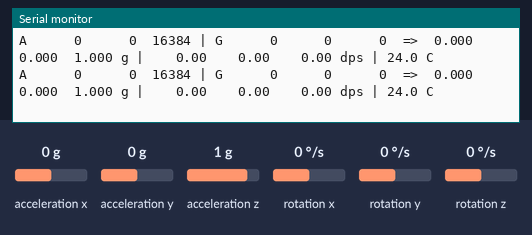
A sketch run on a simulated ESP32. On the bench: the last lines printed to the serial monitor. Wiring (inferred from the names in the program): MPU-9250 motion sensor at I2C address 0x68. The inputs (shaded band) are chosen by the test bench; at power-on: acceleration x 0 g, acceleration y 0 g, acceleration z 1 g, rotation x 0 °/s, rotation y 0 °/s, rotation z 0 °/s.

Above: at 1.5 s.
1.6 s: acceleration x set to -1.4 g
At 1.88 s:
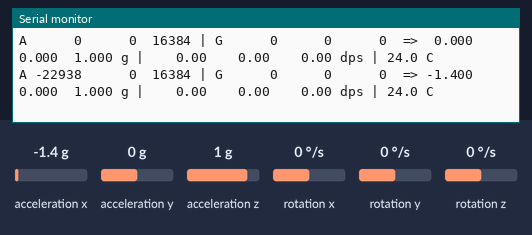
3.6 s: acceleration y set to -1.4 g
At 3.88 s:
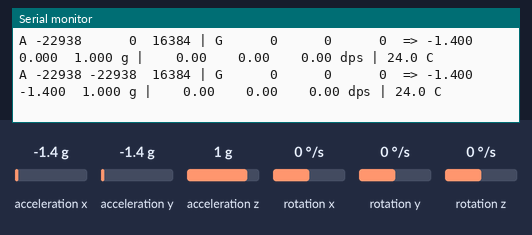
5.8 s: acceleration z set to -1.4 g
At 6.08 s:
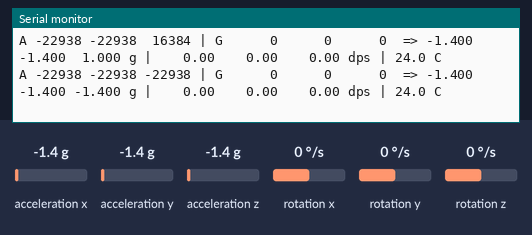
7.8 s: rotation x set to -192 °/s
At 8.08 s:
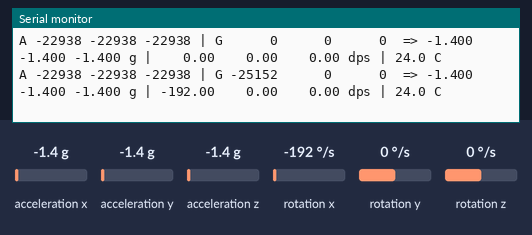
9.8 s: rotation y set to -192 °/s
At 10.09 s:
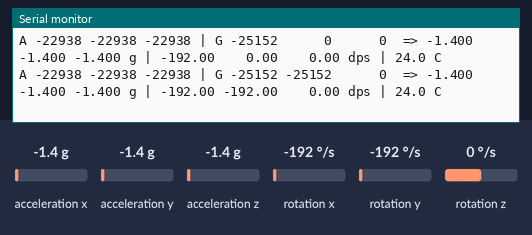
12.0 s: rotation z set to -192 °/s
At 12.28 s:
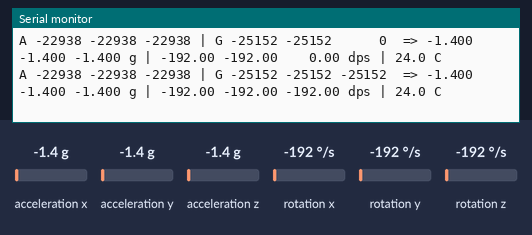

The sketch:

05_GY-521_on_ESP32.ino
```cpp
/*
 * =====================================================================
 *  GY-521 (MPU-6050) bring-up on the ESP32  -  I2C bus 1, SDA 21 / SCL 22
 * =====================================================================
 *
 *  Purpose: confirm the wiring and the exact register configuration that
 *  07_Combined_All_Sensors/05_simplified_dualcore uses, before flashing
 *  the full logger. If this sketch prints sane numbers, the IMU half of
 *  the logger will work.
 *
 *  Wiring
 *  ------
 *    GY-521 VCC -> 3V3        (the module has a regulator, but 3V3 is
 *                              safe and keeps the I2C lines at 3.3 V)
 *    GY-521 GND -> GND
 *    GY-521 SDA -> GPIO 21
 *    GY-521 SCL -> GPIO 22
 *    GY-521 AD0 -> unconnected / GND  => address 0x68
 *
 *  Why bus 1 and not the default Wire: the MAX30100 owns I2C bus 0 on
 *  pins 25/26 in the main firmware and is polled ~1000x/s. Keeping the
 *  IMU on its own peripheral means neither sensor waits for the other.
 *
 *  What "good" looks like
 *  ----------------------
 *    Lying flat and still: one accel axis near +/-16384 (1 g), the other
 *    two near 0, all three gyro axes within roughly +/-200 counts of
 *    their bias. Temperature is the die temperature (runs a few degrees
 *    above room), not body temperature.
 * =====================================================================
 */

#include <Wire.h>

// ---------------------------------------------------------------- pins
  #define GY_SDA 22
  #define GY_SCL 23

// ------------------------------------------------------- MPU-6050 regs
  #define MPU_ADDR        0x68
  #define REG_SMPLRT_DIV  0x19
  #define REG_CONFIG      0x1A
  #define REG_GYRO_CONFIG 0x1B
  #define REG_ACCEL_CONFIG 0x1C
  #define REG_ACCEL_XOUT_H 0x3B
  #define REG_PWR_MGMT_1  0x6B
  #define REG_WHO_AM_I    0x75

// ------------------------------------------------------------- config
  // Ranges. Raw counts are what gets logged, so these scale factors are
  // the only way to interpret the data later - keep them in sync with
  // the main firmware.
  //   ACCEL  +/-2 g     -> 16384 LSB/g      (best resolution; a hard
  //                                          impact will clip, which is
  //                                          itself a usable fall cue)
  //   GYRO   +/-250 dps -> 131   LSB/(dps)
  const uint8_t  ACCEL_FS_SEL   = 0;        // 0=+/-2g 1=+/-4g 2=+/-8g 3=+/-16g
  const uint8_t  GYRO_FS_SEL    = 0;        // 0=250  1=500  2=1000 3=2000 dps
  const float    ACCEL_LSB_PER_G   = 16384.0f;
  const float    GYRO_LSB_PER_DPS  = 131.0f;

  // DLPF_CFG = 4 -> ~21 Hz bandwidth, 1 kHz internal rate. Sized for the
  // logger's 100 Hz output: Nyquist is 50 Hz, and kick / movement / fall
  // energy all sit below 20 Hz, so this keeps the signal and rejects what
  // would otherwise alias down into it. 3 (44 Hz) or 2 (94 Hz) keep sharper
  // impact edges at the cost of that rejection.
  const uint8_t  DLPF_CFG       = 4;

  // Internal output rate = 1 kHz / (1 + SMPLRT_DIV) when DLPF is enabled.
  // 4 -> 200 Hz, deliberately ahead of the logger's 100 Hz reads so the host
  // never catches the same conversion twice as the two clocks drift.
  const uint8_t  SMPLRT_DIV     = 4;

  const uint32_t PRINT_INTERVAL_MS = 200;   // 5 Hz to the serial monitor

// ------------------------------------------------------------- state
  TwoWire &GYWire = Wire1;                  // second hardware I2C peripheral
  bool     imuOk  = false;

    uint8_t  whoAmI = 0;

// ------------------------------------------------------------ helpers
  bool writeReg(uint8_t reg, uint8_t val) {
    GYWire.beginTransmission(MPU_ADDR);
    GYWire.write(reg);
    GYWire.write(val);
    return GYWire.endTransmission(true) == 0;
  }

  bool readRegs(uint8_t reg, uint8_t *buf, uint8_t len) {
    GYWire.beginTransmission(MPU_ADDR);
    GYWire.write(reg);
    if (GYWire.endTransmission(false) != 0) return false;      // repeated start
    if (GYWire.requestFrom((uint8_t)MPU_ADDR, len, (uint8_t)true) != len) return false;
    for (uint8_t i = 0; i < len; i++) buf[i] = GYWire.read();
    return true;
  }

  // Bytes are read into a buffer first and combined afterwards. Writing
  // Wire.read()<<8 | Wire.read() leaves the evaluation order up to the
  // compiler, which is a coin flip the standard does not decide for you.
  inline int16_t be16(const uint8_t *b) {
    return (int16_t)(((uint16_t)b[0] << 8) | b[1]);
  }

  void scanBus() {
    Serial.println("I2C scan on bus 1 (SDA 21 / SCL 22):");
    int found = 0;
    for (uint8_t addr = 1; addr < 127; addr++) {
      GYWire.beginTransmission(addr);
      if (GYWire.endTransmission(true) == 0) {
        Serial.printf("  found 0x%02X\n", addr);
        found++;
      }
    }
    if (!found) Serial.println("  nothing responded - check VCC, GND, SDA, SCL");
  }

  bool initIMU() {
    uint8_t who = 0;
    if (!readRegs(REG_WHO_AM_I, &who, 1)) {
      Serial.println("MPU-6050: no reply on 0x68");
      return false;
    }
    Serial.printf("MPU-6050: WHO_AM_I = 0x%02X ", who);
    if (who != 0x68) {
      // 0x70 -> MPU-6500 clone, 0x71/0x73 -> MPU-9250 family. They still
      // work, the register map for accel/gyro is compatible.
      Serial.println("(expected 0x68 - clone chip, register map is compatible)");
    } else {
      Serial.println("OK");
    }

    if (!writeReg(REG_PWR_MGMT_1, 0x80)) return false;   // device reset
    delay(100);
    if (!writeReg(REG_PWR_MGMT_1, 0x01)) return false;   // wake, clock = gyro X PLL
    delay(10);                                           // (more stable than the
                                                         //  internal 8 MHz oscillator)
    if (!writeReg(REG_CONFIG,       DLPF_CFG))            return false;
    if (!writeReg(REG_SMPLRT_DIV,   SMPLRT_DIV))          return false;
    if (!writeReg(REG_GYRO_CONFIG,  GYRO_FS_SEL  << 3))   return false;
    if (!writeReg(REG_ACCEL_CONFIG, ACCEL_FS_SEL << 3))   return false;
    return true;
  }

// =====================================================================
void setup() {
  Serial.begin(921600);
  delay(200);
  Serial.println("\n=== GY-521 (MPU-6050) on ESP32 - bus 1, SDA 21 / SCL 22 ===");

  GYWire.begin(GY_SDA, GY_SCL, 400000);    // 400 kHz is the MPU-6050 maximum
  scanBus();

  imuOk = initIMU();
  Serial.println(imuOk ? "IMU configured: +/-2 g, +/-250 dps, DLPF 44 Hz, 100 Hz ODR"
                       : "IMU INIT FAILED");
  Serial.println("raw counts | scaled  (accel /16384 = g, gyro /131 = dps)\n");
}

// =====================================================================
void loop() {
  static uint32_t last = 0;

  if (!imuOk) {                            // keep retrying so you can hot-fix wiring
    delay(1000);
    imuOk = initIMU();
    return;
  }

  if (millis() - last < PRINT_INTERVAL_MS) return;
  last = millis();

  uint8_t b[14];
  if (!readRegs(REG_ACCEL_XOUT_H, b, 14)) {
    Serial.println("read failed");
    imuOk = false;
    return;
  }

  int16_t ax = be16(&b[0]),  ay = be16(&b[2]),  az = be16(&b[4]);
  int16_t tRaw = be16(&b[6]);                        // TEMP_OUT sits here
  int16_t gx = be16(&b[8]),  gy = be16(&b[10]), gz = be16(&b[12]);

  Serial.printf("A %6d %6d %6d | G %6d %6d %6d  ", ax, ay, az, gx, gy, gz);
  Serial.printf("=> %6.3f %6.3f %6.3f g | %7.2f %7.2f %7.2f dps | %.1f C\n",
                ax / ACCEL_LSB_PER_G, ay / ACCEL_LSB_PER_G, az / ACCEL_LSB_PER_G,
                gx / GYRO_LSB_PER_DPS, gy / GYRO_LSB_PER_DPS, gz / GYRO_LSB_PER_DPS,
                tRaw / 340.0f + 36.53f);
}
```

Measured:
- after the input at 1.6 s, the serial monitor: prints a new line after 0.13 s (image 1)
- after the input at 3.6 s, the serial monitor: prints a new line after 0.13 s (image 2)
- after the input at 5.8 s, the serial monitor: prints a new line after 0.13 s (image 3)
- after the input at 7.8 s, the serial monitor: prints a new line after 0.13 s (image 4)
- after the input at 9.8 s, the serial monitor: prints a new line after 0.13 s (image 5)
- after the input at 12.0 s, the serial monitor: prints a new line after 0.13 s (image 6)
